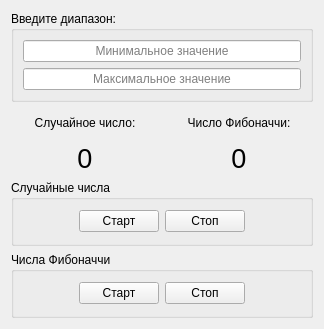
<?xml version="1.0" encoding="UTF-8"?>
<ui version="4.0">
 <class>Widget</class>
 <widget class="QWidget" name="Widget">
  <property name="geometry">
   <rect>
    <x>0</x>
    <y>0</y>
    <width>324</width>
    <height>329</height>
   </rect>
  </property>
  <property name="windowTitle">
   <string>Widget</string>
  </property>
  <layout class="QVBoxLayout" name="verticalLayout_5">
   <item>
    <widget class="QGroupBox" name="groupBox">
     <property name="autoFillBackground">
      <bool>true</bool>
     </property>
     <property name="title">
      <string>Введите диапазон:</string>
     </property>
     <layout class="QVBoxLayout" name="verticalLayout">
      <item>
       <widget class="QLineEdit" name="minLineEdit">
        <property name="alignment">
         <set>Qt::AlignCenter</set>
        </property>
        <property name="placeholderText">
         <string>Минимальное значение</string>
        </property>
       </widget>
      </item>
      <item>
       <widget class="QLineEdit" name="maxLineEdit">
        <property name="alignment">
         <set>Qt::AlignCenter</set>
        </property>
        <property name="placeholderText">
         <string>Максимальное значение</string>
        </property>
       </widget>
      </item>
     </layout>
    </widget>
   </item>
   <item>
    <layout class="QHBoxLayout" name="horizontalLayout_2">
     <item>
      <layout class="QVBoxLayout" name="verticalLayout_2">
       <item>
        <widget class="QLabel" name="label">
         <property name="text">
          <string>Случайное число:</string>
         </property>
         <property name="alignment">
          <set>Qt::AlignCenter</set>
         </property>
        </widget>
       </item>
       <item>
        <widget class="QLabel" name="randomLabel">
         <property name="font">
          <font>
           <pointsize>20</pointsize>
          </font>
         </property>
         <property name="text">
          <string>0</string>
         </property>
         <property name="alignment">
          <set>Qt::AlignCenter</set>
         </property>
        </widget>
       </item>
      </layout>
     </item>
     <item>
      <layout class="QVBoxLayout" name="verticalLayout_3">
       <item>
        <widget class="QLabel" name="label_2">
         <property name="text">
          <string>Число Фибоначчи:</string>
         </property>
         <property name="alignment">
          <set>Qt::AlignCenter</set>
         </property>
        </widget>
       </item>
       <item>
        <widget class="QLabel" name="fibonachiLabel">
         <property name="font">
          <font>
           <pointsize>20</pointsize>
          </font>
         </property>
         <property name="text">
          <string>0</string>
         </property>
         <property name="alignment">
          <set>Qt::AlignCenter</set>
         </property>
        </widget>
       </item>
      </layout>
     </item>
    </layout>
   </item>
   <item>
    <widget class="QGroupBox" name="groupBox_2">
     <property name="title">
      <string>Случайные числа</string>
     </property>
     <layout class="QVBoxLayout" name="verticalLayout_4">
      <item>
       <layout class="QHBoxLayout" name="horizontalLayout">
        <item>
         <spacer name="horizontalSpacer">
          <property name="orientation">
           <enum>Qt::Horizontal</enum>
          </property>
          <property name="sizeHint" stdset="0">
           <size>
            <width>40</width>
            <height>20</height>
           </size>
          </property>
         </spacer>
        </item>
        <item>
         <widget class="QPushButton" name="pushButton">
          <property name="text">
           <string>Старт</string>
          </property>
         </widget>
        </item>
        <item>
         <widget class="QPushButton" name="pushButton_2">
          <property name="text">
           <string>Стоп</string>
          </property>
         </widget>
        </item>
        <item>
         <spacer name="horizontalSpacer_2">
          <property name="orientation">
           <enum>Qt::Horizontal</enum>
          </property>
          <property name="sizeHint" stdset="0">
           <size>
            <width>40</width>
            <height>20</height>
           </size>
          </property>
         </spacer>
        </item>
       </layout>
      </item>
     </layout>
    </widget>
   </item>
   <item>
    <widget class="QGroupBox" name="groupBox_3">
     <property name="title">
      <string>Числа Фибоначчи</string>
     </property>
     <layout class="QVBoxLayout" name="verticalLayout_6">
      <item>
       <layout class="QHBoxLayout" name="horizontalLayout_3">
        <item>
         <spacer name="horizontalSpacer_3">
          <property name="orientation">
           <enum>Qt::Horizontal</enum>
          </property>
          <property name="sizeHint" stdset="0">
           <size>
            <width>40</width>
            <height>20</height>
           </size>
          </property>
         </spacer>
        </item>
        <item>
         <widget class="QPushButton" name="fibostartButton">
          <property name="text">
           <string>Старт</string>
          </property>
         </widget>
        </item>
        <item>
         <widget class="QPushButton" name="fiboStopButton">
          <property name="text">
           <string>Стоп</string>
          </property>
         </widget>
        </item>
        <item>
         <spacer name="horizontalSpacer_4">
          <property name="orientation">
           <enum>Qt::Horizontal</enum>
          </property>
          <property name="sizeHint" stdset="0">
           <size>
            <width>40</width>
            <height>20</height>
           </size>
          </property>
         </spacer>
        </item>
       </layout>
      </item>
     </layout>
    </widget>
   </item>
  </layout>
 </widget>
 <resources/>
 <connections/>
</ui>
